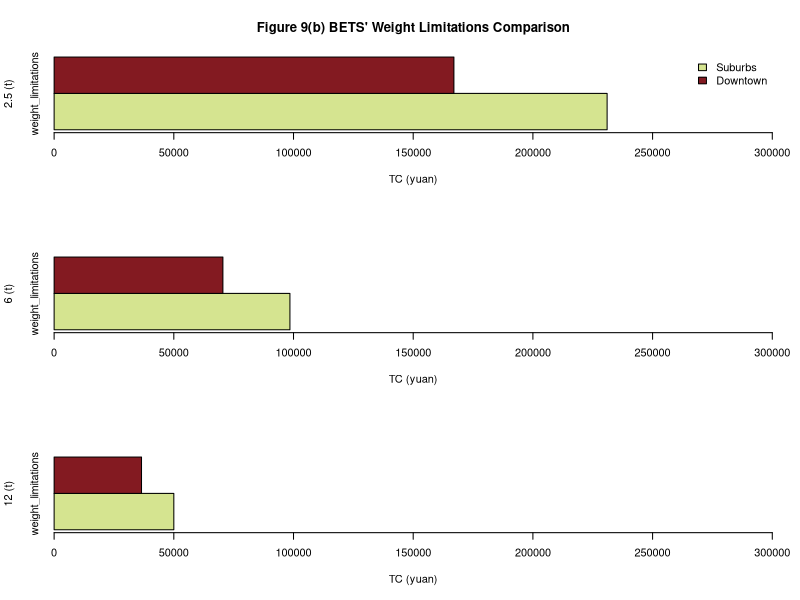

The R script that drew this image:
#车辆在不同载重限制下，对运输结果的影响。
par(mfrow = c(3,1))

#1图
draw_data <- as.matrix(data.frame(weight_limitations=c(231006.1356,167005.8111)))
#rownames <- c("800","300","200")



#categories <- ("Suburbs","Urban") 
colors <- c("#D5E490","#831A21")

a <- barplot(draw_data,main="Figure 9(b) BETS' Weight Limitations Comparison",xlab="TC (yuan)",ylab="2.5 (t)",xlim=c(0,3e+05),col=colors,horiz = TRUE,beside= TRUE)

par(bg="#F2EBE5")

legend("topright",
       legend = c("Suburbs","Downtown"),
       fill = c("#D5E490","#831A21"),
       bty="n",
       cex=1)

#2图

draw_data <- as.matrix(data.frame(weight_limitations=c(98505.2832,70504.94876)))
#rownames <- c("800","300","200")



#categories <- ("Suburbs","Urban") 
colors <- c("#D5E490","#831A21")

b <- barplot(draw_data,xlab="TC (yuan)",ylab="6 (t)",xlim=c(0,3e+05),col=colors,horiz = TRUE,beside= TRUE)

#3图

draw_data <- as.matrix(data.frame(weight_limitations=c(50004.60517,36504.29046)))
#rownames <- c("800","300","200")



#categories <- ("Suburbs","Urban") 
colors <- c("#D5E490","#831A21")

c <- barplot(draw_data,xlab="TC (yuan)",ylab="12 (t)",xlim=c(0,3e+05),col=colors,horiz = TRUE,beside= TRUE)
